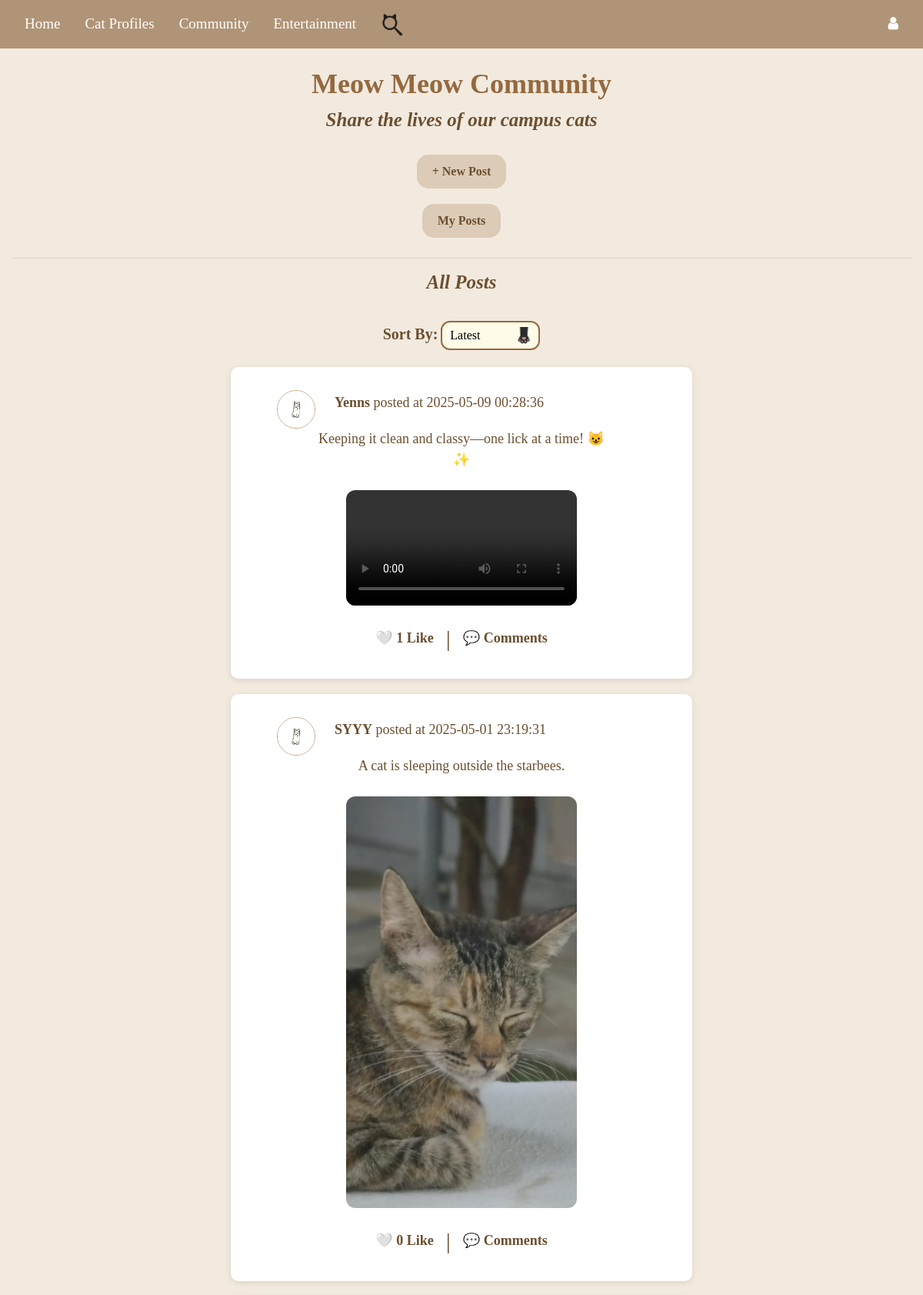
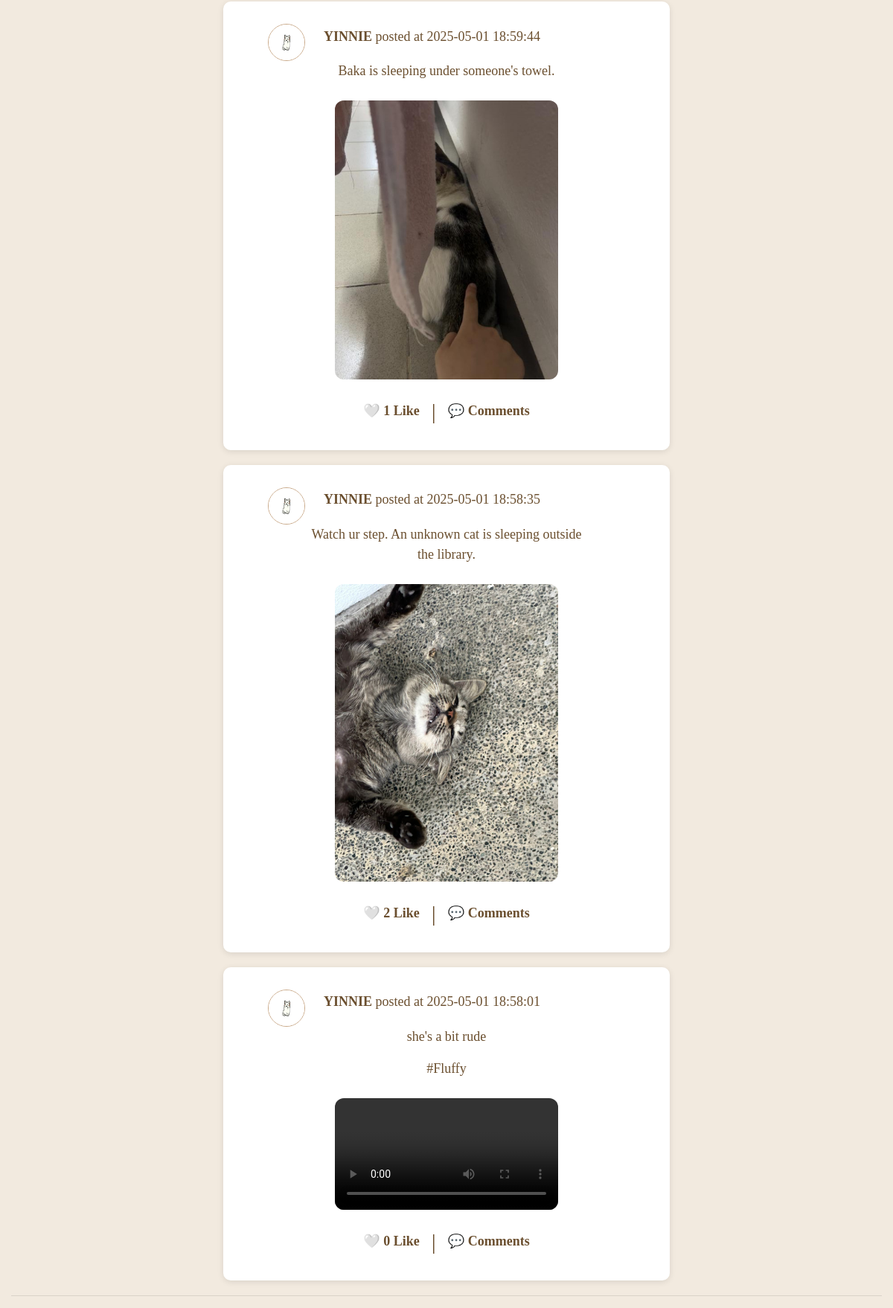
The page /community_feature on the database its author committed (2 pictures, top to bottom).
### tables this page shows
CREATE TABLE "post" (
	"post_id"	INTEGER,
	"user_id"	INTEGER,
	"content"	TEXT,
	"media_type"	TEXT,
	"media_url"	TEXT,
	"created_at"	TIMESTAMP DEFAULT CURRENT_TIMESTAMP,
	"updated_at"	TIMESTAMP DEFAULT CURRENT_TIMESTAMP,
	"cat_hashtag"	TEXT,
	PRIMARY KEY("post_id"),
	FOREIGN KEY("user_id") REFERENCES "user"("id") ON DELETE CASCADE
);

### Website/community.py (the view, shortened to what this page needs)
@community_bp.route('/community_feature')
def community_feature():
    sort_by = request.args.get('sort', 'date_desc')
    user_id = current_user.id if current_user.is_authenticated else -1
    conn = get_db_connection()
    if sort_by == 'date_asc':
        query = '''
            SELECT post.*, user.name, user.profile_picture,
                COUNT(likes.id) AS like_count,
                CASE
                    WHEN EXISTS (
                        SELECT 1 FROM likes
                        WHERE likes.post_id = post.post_id AND likes.user_id = ?
                    ) THEN 1
                    ELSE 0
                END AS liked_by_current_user
            FROM post
            JOIN user ON post.user_id = user.id
            LEFT JOIN likes ON post.post_id = likes.post_id
            GROUP BY post.post_id
            ORDER BY post.created_at ASC
        '''
    elif sort_by == 'date_desc':
        query = '''
            SELECT post.*, user.name, user.profile_picture,
                COUNT(likes.id) AS like_count,
                CASE
                    WHEN EXISTS (
                        SELECT 1 FROM likes
                        WHERE likes.post_id = post.post_id AND likes.user_id = ?
                    ) THEN 1
                    ELSE 0
                END AS liked_by_current_user
            FROM post
            JOIN user ON post.user_id = user.id
            LEFT JOIN likes ON post.post_id = likes.post_id
            GROUP BY post.post_id
            ORDER BY post.created_at DESC
        '''
    posts = conn.execute(query, (current_user.id if current_user.is_authenticated else -1,)).fetchall()
    conn.close()
    return render_template("community_index.html", user=current_user, posts=posts, sort_by=sort_by, cat_names=get_cat_names())

### Website/community.py (called while the page is built)
def get_db_connection():
    db_path = os.path.join(os.path.dirname(__file__), '..', 'instance', 'datebase.db')
    db_path = os.path.abspath(db_path)
    conn = sqlite3.connect(db_path)
    conn.row_factory = sqlite3.Row
    return conn

def get_cat_names():
    db_path = os.path.join(os.path.dirname(__file__), '..', 'instance', 'cat_profiles.db')
    if not os.path.exists(db_path):
        return []
    conn = sqlite3.connect(db_path)
    conn.row_factory = sqlite3.Row
    cursor = conn.cursor()
    cursor.execute('SELECT name FROM profiles')
    cat_names = [row['name'] for row in cursor.fetchall()]
    conn.close()
    return cat_names

### Website/templates/community_index.html (shortened to what this page needs)
{% extends "base.html" %}
{% block content %}
<h1>Meow Meow Community</h1>
<h2>Share the lives of our campus cats</h2>
<div class="button-container">
    <button onclick ="openModal()" >+ New Post</button>
    <button onclick="window.location.href='{{ url_for('community.my_posts') }}'" >My Posts</button>
</div>
<hr>
<h2>All Posts</h2>
<div class="sort-container" style="text-align: center; margin-bottom: 20px;">
    <label for="sort-by">Sort By: </label>
    <select id="sort-by" onchange="sortPosts()">
        <option value="date_desc" {% if sort_by == 'date_desc' %}selected{% endif %}>Latest</option>
    </select>
</div>
{% for post in posts %}
    <div class="post" onclick="window.location.href='/post/{{ post['post_id'] }}'">
        <div class="post-info">
            <img class="profile-picture" src="{{ url_for('static', filename='Userprofile/' + (post['profile_picture'] if post['profile_picture'] else 'default_profilepic.png')) }}" alt="Avatar">
            <p><strong>{{ post['name'] }}</strong> posted at {{ post['created_at'] }}</p>
        </div>
        <div class="media"">
            <p>{{ post['content'] }}</p>
            {% if post['cat_hashtag'] %}
                <p><a href="{{ url_for('community.hashtag_posts', hashtag=post['cat_hashtag']) }}">#{{ post['cat_hashtag'] }}</a></p>
            {% endif %}
            {% if post['media_url'] %}
                {% set ext = post['media_url'].rsplit('.', 1)[1].lower() %}
                {% if ext in ['jpg', 'jpeg', 'png', 'gif'] %}
                    <img src="{{ url_for('static', filename=post['media_url']) }}" width="300" alt="Image">
                {% elif ext in ['mp4', 'mov', 'avi'] %}
                    <video width="300" controls>
                        <source src="{{ url_for('static', filename=post['media_url']) }}" type="video/{{ ext }}">
                    </video>
                {% endif %}
            {% endif %}
        </div>
        <div class="post-actions">
            <form id="like-form-{{ post['post_id'] }}" action="{{ url_for('community.like_post' if not post['liked_by_current_user'] else 'community.unlike_post', post_id=post['post_id']) }}" method="post" style="display:inline;">
                <button type="submit" class="post-action-button">
                    {% if post['liked_by_current_user'] %}
                        ❤️
                    {% else %}
                        🤍
                    {% endif %}
                    {{ post['like_count'] }} Like
                </button>
            </form>
            <span class="separator">|</span>
            <button class="post-action-button">
                💬 Comments
            </button>
        </div>
    </div>
{% endfor %}
<hr>
{% endblock %}

### Website/templates/base.html (shortened to what this page needs)
<!DOCTYPE html>
<html>
<head>
    <link rel="stylesheet" href="https://stackpath.bootstrapcdn.com/bootstrap/4.4.1/css/bootstrap.min.css"
 />
    <link rel="stylesheet" href="https://stackpath.bootstrapcdn.com/font-awesome/4.7.0/css/font-awesome.min.css"
 />
</head>
<body>
<nav class="navbar navbar-expand-lg navbar-dark" style="background-color: rgb(176, 148, 119);">
    <a class="nav-item nav-link" style="font-family: 'Times New Roman'; color: white; font-size: 19px;" href="/">Home</a>
    <div class="dropdown nav-item">
        <a class="nav-link" href="#" id="dropdownMenuLink" aria-haspopup="true" aria-expanded="false"
           style="font-family: 'Times New Roman'; color: white; font-size: 19px;">
            Cat Profiles
        </a>
    </div>
    <a class="nav-item nav-link" style="font-family: 'Times New Roman'; color: white; font-size: 19px;" href="{{ url_for('community.community_feature') }}">
        Community
    </a>
    <div class="dropdown nav-item">
        <a class="nav-link" href="#" id="dropdownMenuLink" aria-haspopup="true" aria-expanded="false"
           style="font-family: 'Times New Roman'; color: white; font-size: 19px;">
            Entertainment
        </a>
    </div>
    <a class="nav-item nav-link" href="{{ url_for('search.search_feature') }}" style="color: white; font-size: 19px;">
        <img src="{{ url_for('static', filename='Images/option2.png') }}" alt="Search" style="width: 30px; height: 30px;">
    </a>
    <div class="ml-auto d-flex align-items-center">
        <div class="dropdown">
            <a class="nav-link" href="#" aria-haspopup="true" aria-expanded="false" style="color: white; font-size: 19px;">
                <i class="fa fa-user" aria-hidden="true"></i>
            </a>
        </div>
    </div>
</nav>
<div class="container-fluid">{% block content %}{% endblock %}</div>
</body>
</html>

### Website/templates/base.html (style rules this page uses)
.dropdown { position: relative; display: inline-block; }
.navbar { display: flex; justify-content: space-between; align-items: center; }
.ml-auto { margin-left: auto !important; }
body { background-color: #f9f4ef; }

### Website/templates/community_index.html (style rules this page uses)
html,body { margin: 0; padding: 0; box-sizing: border-box; font-family: 'Times New Roman', Times, serif; background-color: #f2eadf; }
h1 { font-weight: bold; color: #94693e; text-align: center; font-size: 36px; margin-bottom: 10px; padding-top: 25px; }
h2 { font-weight: bold; font-size: 25px; color: #6b4f2f; text-align: center; font-style: italic; margin-top: 0; margin-bottom: 20px; }
p { text-align: center; color: #6b4f2f; font-size: 18px; word-wrap: break-word; white-space: normal; max-width: 70%; overflow-wrap: break-word; }
a { text-decoration: none !important; color: inherit; }
.sort-container label { color: #6b4f2f; font-weight: bold; font-size: 20px; }
.sort-container select { padding: 5px 40px 5px 10px; cursor: pointer; background-color: #fffbe9; border-radius: 12px; margin-top: 15px; appearance: none; border: 2px solid #94693e; outline: none; background-image: url("/static/cat_paws_icon.png"); background-repeat: no-repeat; background-position: right 8px center; background-size: 20px; }
.post { width: 100%; max-width: 600px; background-color: #ffffff; border-radius: 10px; margin: 20px auto; overflow: hidden; box-shadow: 0 2px 8px rgba(0, 0, 0, 0.1); font-family: 'Times New Roman', Times, serif; padding: 30px; cursor: pointer; }
.post-info { width: 100%; display: flex; align-items: center; justify-content: flex-start; margin-left: 30px; }
.post-info img.profile-picture { width: 50px; height: 50px; border-radius: 50%; margin-right: 25px; border: 1px solid #c8a786; }
.media { display: flex; flex-direction: column; align-items: center; justify-content: center; }
.media img, .media video { display: inline-block; margin: 10px auto; border-radius: 12px; height: auto; max-width: 100%; }
.post-actions { text-align: center; margin-top: 10px; font-size: 16px; display: flex; justify-content: center; align-items: center; }
.post-action-button { background: none; border: none; color: #6b4f2f; cursor: pointer; font-weight: bold; font-size: 18px; margin: 0 10px; }
.post-actions .separator { font-size: 30px; color: #6b4f2f; }
.button-container { display: flex; flex-direction: column; align-items: center; margin-top: 10px; }
.button-container button, .modal-content button { margin: 10px auto; padding: 10px 20px; background-color: #dccbb7; border-radius: 15px; border: none; color: #6b4f2f; font-size: 16px; font-weight: bold; cursor: pointer; transition: transform 0.2s ease; }

### rows shown on the page
post: name "Yenns", created_at "2025-05-09 00:28:36", content "Keeping it clean and classy—one lick at a time! 😺✨", like_count "1"
post: name "SYYY", created_at "2025-05-01 23:19:31", content "A cat is sleeping outside the starbees.", media_url (picture), like_count "0"
post: name "YINNIE", created_at "2025-05-01 18:59:44", content "Baka is sleeping under someone's towel.", media_url (picture), like_count "1"
post: name "YINNIE", created_at "2025-05-01 18:58:35", content "Watch ur step. An unknown cat is sleeping outside the library.", media_url (picture), like_count "2"
post: name "YINNIE", created_at "2025-05-01 18:58:01", content "she's a bit rude", cat_hashtag "Fluffy", like_count "0"
